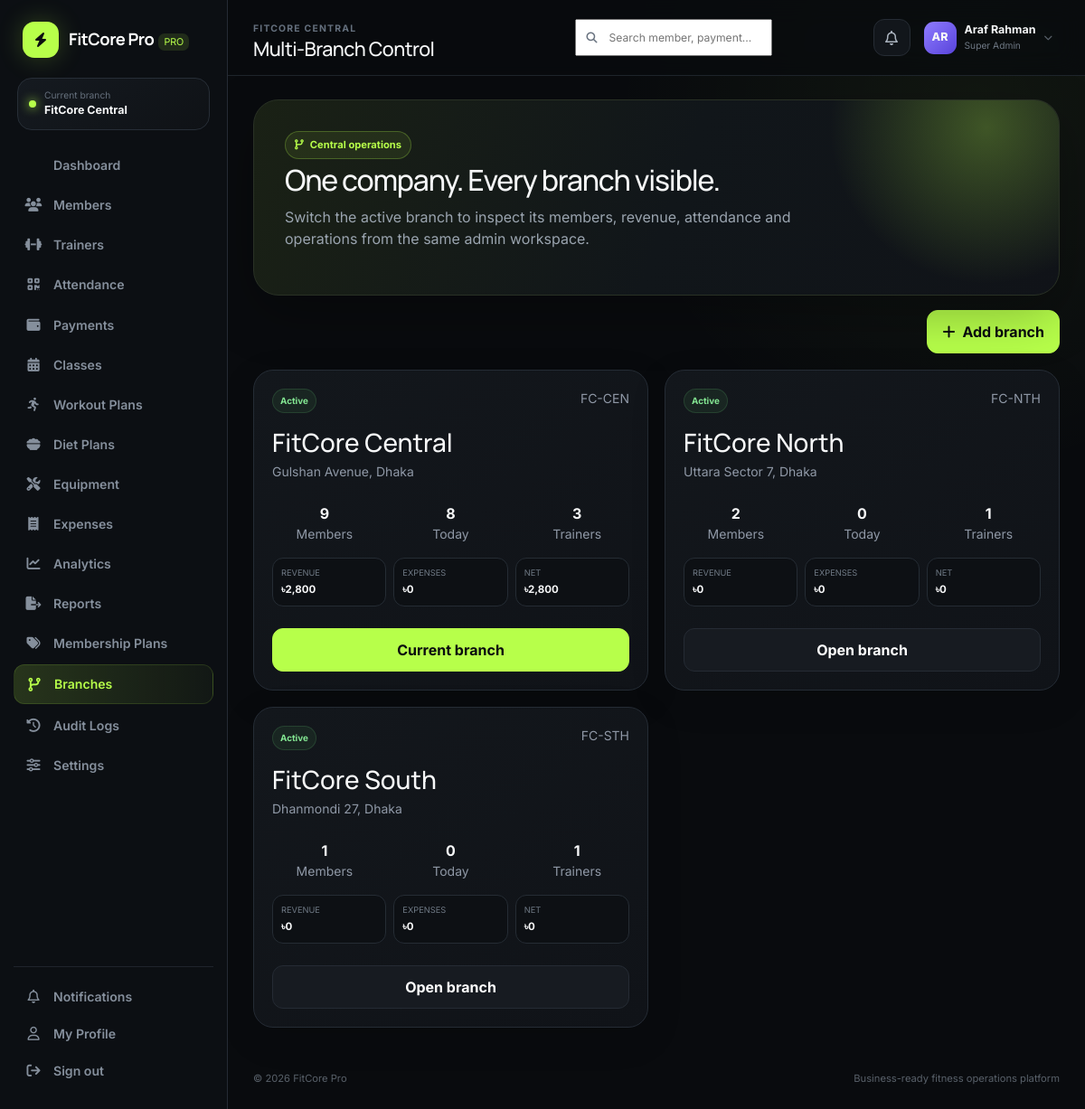
The app's page /app/branches.php (signed in) with its own data.
### tables this page shows
CREATE TABLE branches (
  id INT UNSIGNED AUTO_INCREMENT PRIMARY KEY,
  name VARCHAR(120) NOT NULL,
  code VARCHAR(20) NOT NULL UNIQUE,
  address VARCHAR(255), phone VARCHAR(40),
  status ENUM('active','inactive') DEFAULT 'active',
  created_at TIMESTAMP DEFAULT CURRENT_TIMESTAMP
);

### config/app.php (called while the page is built, shortened)
<?php
function env(string $key, ?string $default = null): ?string {
    $value = getenv($key);
    return $value === false ? $default : $value;
}
function app_base_path(): string {
    static $base = null;
    if ($base !== null) return $base;
    $forced = env('APP_BASE_PATH');
    $projectRoot = realpath(dirname(__DIR__)) ?: dirname(__DIR__);
    $docRoot = realpath($_SERVER['DOCUMENT_ROOT'] ?? '') ?: ($_SERVER['DOCUMENT_ROOT'] ?? '');
    if ($docRoot && str_starts_with(str_replace('\\','/',$projectRoot), str_replace('\\','/',$docRoot))) {
        $relative = trim(str_replace('\\','/', substr($projectRoot, strlen($docRoot))), '/');
        return $base = $relative ? '/' . $relative : '';
    }
    return $base = '';
}
function url(string $path = ''): string {
    return app_base_path() . ($path ? '/' . ltrim($path, '/') : '');
}

### includes/functions.php (called while the page is built, shortened)
<?php
require_once __DIR__ . '/../config/database.php';
function e(?string $value): string { return htmlspecialchars($value ?? '', ENT_QUOTES, 'UTF-8'); }
function initials(string $name): string { $p=preg_split('/\s+/', trim($name)); return strtoupper(substr($p[0]??'U',0,1).substr($p[1]??'',0,1)); }
function query_value(string $sql, array $params=[]): mixed {
    $s=db()->prepare($sql); $s->execute($params); return $s->fetchColumn();
}
function query_all(string $sql, array $params=[]): array {
    $s=db()->prepare($sql); $s->execute($params); return $s->fetchAll();
}
function setting(string $key, mixed $default=null): mixed {
    static $settings = null;
    if ($settings === null) {
        $settings = [];
        try {
            foreach (query_all('SELECT setting_key,setting_value FROM system_settings') as $row) {
                $settings[$row['setting_key']] = $row['setting_value'];
            }
        } catch (Throwable $e) {
            $settings = [];
        }
    }
    return array_key_exists($key,$settings) ? $settings[$key] : $default;
}
function money(float|int|string|null $value): string {
    return (string)setting('currency_symbol','৳') . number_format((float)$value, 0);
}
function status_badge(string $status): string {
    return match(strtolower($status)) {
        'active','paid','good','completed','available','healthy','attended' => 'success',
        'pending','due','maintenance','warning','at risk','frozen','waitlist','paused' => 'warning',
        'expired','inactive','failed','damaged','cancelled','high risk','refunded' => 'danger',
        default => 'secondary',
    };
}
function current_branch_id(): int {
    $user = $_SESSION['user'] ?? [];
    return (int)($_SESSION['branch_id'] ?? $user['branch_id'] ?? 1);
}
function branch_name(?int $id=null): string {
    $id = $id ?: current_branch_id();
    return (string)(query_value('SELECT name FROM branches WHERE id=?', [$id]) ?: 'Main Branch');
}

### config/database.php (called while the page is built)
<?php
require_once __DIR__ . '/app.php';
function db(): PDO {
    static $pdo = null;
    if ($pdo instanceof PDO) return $pdo;
    $host = env('DB_HOST', '127.0.0.1');
    $port = env('DB_PORT', '3306');
    $name = env('DB_NAME', 'fitcore_pro');
    $user = env('DB_USER', 'root');
    $pass = env('DB_PASS', '');
    $charset = 'utf8mb4';
    $dsn = "mysql:host={$host};port={$port};dbname={$name};charset={$charset}";
    try {
        $pdo = new PDO($dsn, $user, $pass, [
            PDO::ATTR_ERRMODE => PDO::ERRMODE_EXCEPTION,
            PDO::ATTR_DEFAULT_FETCH_MODE => PDO::FETCH_ASSOC,
            PDO::ATTR_EMULATE_PREPARES => false,
        ]);
    } catch (PDOException $e) {
        http_response_code(500);
        $safeMessage = htmlspecialchars($e->getMessage(), ENT_QUOTES, 'UTF-8');
        echo '<!doctype html><html><head><meta charset="utf-8"><title>Database setup</title><style>body{font-family:system-ui;background:#0b0d10;color:#fff;padding:40px}.box{max-width:760px;margin:auto;background:#15181d;padding:28px;border-radius:20px;border:1px solid #2a2f37}code{color:#b8ff58}</style></head><body><div class="box"><h2>FitCore Pro database is not connected</h2><p>Import <code>database/fitcore.sql</code>, then copy <code>.env.example</code> to <code>.env</code> and update the database values.</p><p><small>' . $safeMessage . '</small></p></div></body></html>';
        exit;
    }
    return $pdo;
}

### includes/auth.php (called while the page is built, shortened)
<?php
require_once __DIR__ . '/functions.php';
function user(): array { return $_SESSION['user'] ?? []; }

### app/branches.php (the view, shortened to what this page needs)
<?php
require_once __DIR__.'/../includes/auth.php';require_role(['super_admin']);
$rows=query_all("SELECT b.*,(SELECT COUNT(*) FROM members m WHERE m.branch_id=b.id AND m.status='active' AND m.membership_end>=CURDATE()) active_members,(SELECT COALESCE(SUM(p.amount),0) FROM payments p WHERE p.branch_id=b.id AND p.status='paid' AND p.payment_date>=DATE_FORMAT(CURDATE(),'%Y-%m-01')) month_revenue,(SELECT COALESCE(SUM(x.amount),0) FROM expenses x WHERE x.branch_id=b.id AND x.expense_date>=DATE_FORMAT(CURDATE(),'%Y-%m-01')) month_expenses,(SELECT COUNT(*) FROM attendance a WHERE a.branch_id=b.id AND DATE(a.check_in)=CURDATE()) today_visits,(SELECT COUNT(*) FROM trainers t WHERE t.branch_id=b.id AND t.status='active') active_trainers FROM branches b ORDER BY b.id");
$pageTitle='Multi-Branch Control';include __DIR__.'/../includes/header.php'; ?>
<div class="hero-card" style="min-height:200px"><div class="hero-copy"><span class="hero-kicker"><i class="fa-solid fa-code-branch"></i> Central operations</span><h2>One company. Every branch visible.</h2><p>Switch the active branch to inspect its members, revenue, attendance and operations from the same admin workspace.</p></div></div><div class="page-actions mt-3"><button class="btn btn-primary" data-bs-toggle="modal" data-bs-target="#branchModal"><i class="fa-solid fa-plus me-2"></i>Add branch</button></div><div class="grid-3"><?php foreach($rows as $b): ?><div class="panel"><div class="d-flex justify-content-between"><span class="badge-soft badge-<?= status_badge($b['status']) ?>"><?= e(ucfirst($b['status'])) ?></span><small class="text-muted"><?= e($b['code']) ?></small></div><h3 class="mt-3 mb-1" style="font-family:Manrope"><?= e($b['name']) ?></h3><p class="text-muted small"><?= e($b['address']) ?></p><div class="row text-center mt-4"><div class="col"><strong><?= (int)$b['active_members'] ?></strong><small class="d-block text-muted">Members</small></div><div class="col"><strong><?= (int)$b['today_visits'] ?></strong><small class="d-block text-muted">Today</small></div><div class="col"><strong><?= (int)$b['active_trainers'] ?></strong><small class="d-block text-muted">Trainers</small></div></div><div class="branch-finance mt-3"><span><small>Revenue</small><strong><?= money($b['month_revenue']) ?></strong></span><span><small>Expenses</small><strong><?= money($b['month_expenses']) ?></strong></span><span><small>Net</small><strong><?= money($b['month_revenue']-$b['month_expenses']) ?></strong></span></div><a href="<?= url('app/dashboard.php?branch='.$b['id']) ?>" class="btn <?= current_branch_id()==$b['id']?'btn-primary':'btn-dark' ?> w-100 mt-4"><?= current_branch_id()==$b['id']?'Current branch':'Open branch' ?></a></div><?php endforeach; ?></div>
<?php include __DIR__.'/../includes/footer.php'; ?>

### includes/header.php (shortened to what this page needs)
<?php
require_once __DIR__ . '/auth.php';
$pageTitle = $pageTitle ?? 'Dashboard';
$unread=(int)query_value('SELECT COUNT(*) FROM notifications WHERE branch_id=? AND is_read=0 AND (user_id IS NULL OR user_id=?)',[current_branch_id(),user()['id']]);
?>
<!doctype html><html lang="en"><head>
<title><?= e($pageTitle) ?> · <?= e(setting('company_name',APP_NAME)) ?></title>
<link href="https://cdn.jsdelivr.net/npm/bootstrap@5.3.3/dist/css/bootstrap.min.css" rel="stylesheet">
<link href="https://cdnjs.cloudflare.com/ajax/libs/font-awesome/6.6.0/css/all.min.css" rel="stylesheet">
<link href="<?= url('assets/css/style.css') ?>" rel="stylesheet">
</head><body class="app-body">
<?php include __DIR__.'/sidebar.php'; ?>
<main class="main-shell">
<header class="topbar">
  <div class="topbar-title"><span class="eyebrow"><?= e(branch_name()) ?></span><h1><?= e($pageTitle) ?></h1></div>
  <div class="topbar-actions">
    <form class="top-search" action="<?= url('app/search.php') ?>" method="get"><i class="fa-solid fa-magnifying-glass"></i><input name="q" placeholder="Search member, payment..." aria-label="Global search"></form>
    <a class="icon-btn" href="<?= url('app/notifications.php') ?>"><i class="fa-regular fa-bell"></i><?php if($unread): ?><span class="notify-dot"></span><?php endif; ?></a>
    <div class="user-chip">
      <div class="avatar"><?= e(initials(user()['name']??'User')) ?></div>
      <div><strong><?= e(user()['name']??'User') ?></strong><small><?= e(ucwords(str_replace('_',' ',user()['role']??''))) ?></small></div>
      <i class="fa-solid fa-chevron-down"></i>
    </div>
  </div>
</header>
<section class="content-wrap">

### includes/sidebar.php
<?php
$active = basename($_SERVER['PHP_SELF']);
$role = user()['role'] ?? '';
$nav = [
 ['dashboard.php','fa-grid-2','Dashboard',['super_admin','manager','receptionist','trainer','accountant']],
 ['members.php','fa-users','Members',['super_admin','manager','receptionist','trainer']],
 ['trainers.php','fa-dumbbell','Trainers',['super_admin','manager','receptionist']],
 ['attendance.php','fa-qrcode','Attendance',['super_admin','manager','receptionist','trainer']],
 ['payments.php','fa-wallet','Payments',['super_admin','manager','receptionist','accountant']],
 ['classes.php','fa-calendar-days','Classes',['super_admin','manager','receptionist','trainer']],
 ['workouts.php','fa-person-running','Workout Plans',['super_admin','manager','trainer']],
 ['diet_plans.php','fa-bowl-food','Diet Plans',['super_admin','manager','trainer']],
 ['equipment.php','fa-screwdriver-wrench','Equipment',['super_admin','manager']],
 ['expenses.php','fa-receipt','Expenses',['super_admin','manager','accountant']],
 ['analytics.php','fa-chart-line','Analytics',['super_admin','manager','accountant']],
 ['reports.php','fa-file-export','Reports',['super_admin','manager','accountant']],
 ['plans.php','fa-tags','Membership Plans',['super_admin','manager']],
 ['branches.php','fa-code-branch','Branches',['super_admin']],
 ['audit_logs.php','fa-clock-rotate-left','Audit Logs',['super_admin']],
 ['settings.php','fa-sliders','Settings',['super_admin']],
];
?>
<aside class="sidebar" id="sidebar">
  <a class="brand" href="<?= url('app/dashboard.php') ?>">
    <span class="brand-mark"><i class="fa-solid fa-bolt"></i></span>
    <span><strong><?= e(setting('company_name','FitCore Pro')) ?></strong><em>PRO</em></span>
  </a>
  <div class="branch-pill"><span class="dot"></span><div><small>Current branch</small><strong><?= e(branch_name()) ?></strong></div></div>
  <nav>
    <?php foreach($nav as [$file,$icon,$label,$roles]): if(!in_array($role,$roles,true)) continue; ?>
      <a class="nav-link <?= $active===$file?'active':'' ?>" href="<?= url('app/'.$file) ?>"><i class="fa-solid <?= $icon ?>"></i><span><?= e($label) ?></span></a>
    <?php endforeach; ?>
  </nav>
  <div class="sidebar-bottom">
    <a class="nav-link <?= $active==='notifications.php'?'active':'' ?>" href="<?= url('app/notifications.php') ?>"><i class="fa-regular fa-bell"></i><span>Notifications</span></a>
    <a class="nav-link <?= $active==='profile.php'?'active':'' ?>" href="<?= url('app/profile.php') ?>"><i class="fa-regular fa-user"></i><span>My Profile</span></a>
    <a class="nav-link logout" href="<?= url('auth/logout.php') ?>"><i class="fa-solid fa-arrow-right-from-bracket"></i><span>Sign out</span></a>
  </div>
</aside>

### records on screen
branches: name "FitCore Central", name "FITCORE CENTRAL", status "Active", code "FC-CEN", address "Gulshan Avenue, Dhaka", active_members "9", today_visits "8", active_trainers "3", month_revenue "৳2,800", month_expenses "৳0", month_expenses "৳2,800", shows "Current branch"
branches: status "Active", code "FC-NTH", name "FitCore North", address "Uttara Sector 7, Dhaka", active_members "2", today_visits "0", active_trainers "1", month_revenue "৳0", month_expenses "৳0", shows "Open branch"
branches: status "Active", code "FC-STH", name "FitCore South", address "Dhanmondi 27, Dhaka", active_members "1", today_visits "0", active_trainers "1", month_revenue "৳0", month_expenses "৳0", shows "Open branch"

### other values on screen
setting('company_name','FitCore Pro') "FitCore Pro"
$label "Dashboard"
$label "Members"
$label "Trainers"
$label "Attendance"
$label "Payments"
$label "Classes"
$label "Workout Plans"
$label "Diet Plans"
$label "Equipment"
$label "Expenses"
$label "Analytics"
$label "Reports"
$label "Membership Plans"
$label "Branches"
